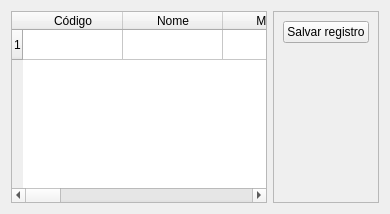
            <widget class="QWidget" name="tab_4">
             <attribute name="title">
              <string>Atualizar registro</string>
             </attribute>
             <layout class="QHBoxLayout" name="horizontalLayout_6">
              <item>
               <widget class="QTableWidget" name="tabela_entrada">
                <property name="autoScrollMargin">
                 <number>16</number>
                </property>
                <property name="alternatingRowColors">
                 <bool>true</bool>
                </property>
                <property name="horizontalScrollMode">
                 <enum>QAbstractItemView::ScrollPerItem</enum>
                </property>
                <property name="sortingEnabled">
                 <bool>false</bool>
                </property>
                <property name="rowCount">
                 <number>1</number>
                </property>
                <attribute name="horizontalHeaderCascadingSectionResizes">
                 <bool>false</bool>
                </attribute>
                <attribute name="horizontalHeaderShowSortIndicator" stdset="0">
                 <bool>false</bool>
                </attribute>
                <attribute name="horizontalHeaderStretchLastSection">
                 <bool>false</bool>
                </attribute>
                <attribute name="verticalHeaderCascadingSectionResizes">
                 <bool>false</bool>
                </attribute>
                <attribute name="verticalHeaderShowSortIndicator" stdset="0">
                 <bool>false</bool>
                </attribute>
                <attribute name="verticalHeaderStretchLastSection">
                 <bool>false</bool>
                </attribute>
                <row/>
                <column>
                 <property name="text">
                  <string>Código</string>
                 </property>
                </column>
                <column>
                 <property name="text">
                  <string>Nome</string>
                 </property>
                </column>
                <column>
                 <property name="text">
                  <string>Marca</string>
                 </property>
                </column>
                <column>
                 <property name="text">
                  <string>Grupo</string>
                 </property>
                </column>
                <column>
                 <property name="text">
                  <string>Peso</string>
                 </property>
                </column>
                <column>
                 <property name="text">
                  <string>Medidas</string>
                 </property>
                </column>
                <column>
                 <property name="text">
                  <string>Fornecedor</string>
                 </property>
                </column>
                <column>
                 <property name="text">
                  <string>Lote</string>
                 </property>
                </column>
                <column>
                 <property name="text">
                  <string>Volume</string>
                 </property>
                </column>
                <column>
                 <property name="text">
                  <string>Volume mínimo</string>
                 </property>
                </column>
                <column>
                 <property name="text">
                  <string>Valor de compra</string>
                 </property>
                </column>
                <column>
                 <property name="text">
                  <string>Valor de venda</string>
                 </property>
                </column>
                <column>
                 <property name="text">
                  <string>Descrição</string>
                 </property>
                </column>
               </widget>
              </item>
              <item>
               <widget class="QFrame" name="frame_19">
                <property name="frameShape">
                 <enum>QFrame::StyledPanel</enum>
                </property>
                <property name="frameShadow">
                 <enum>QFrame::Raised</enum>
                </property>
                <layout class="QVBoxLayout" name="verticalLayout_11">
                 <item>
                  <widget class="QPushButton" name="salvar_registro_entrada">
                   <property name="text">
                    <string>Salvar registro</string>
                   </property>
                  </widget>
                 </item>
                 <item>
                  <spacer name="verticalSpacer_4">
                   <property name="orientation">
                    <enum>Qt::Vertical</enum>
                   </property>
                   <property name="sizeHint" stdset="0">
                    <size>
                     <width>20</width>
                     <height>40</height>
                    </size>
                   </property>
                  </spacer>
                 </item>
                </layout>
               </widget>
              </item>
             </layout>
            </widget>
